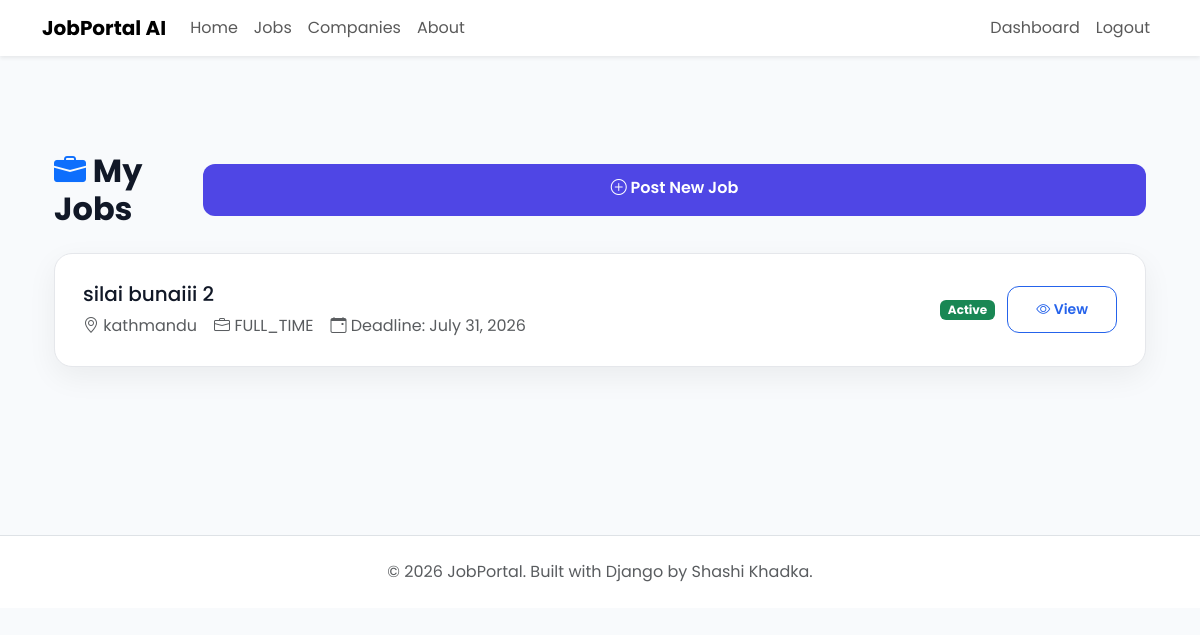
The page /jobs/my-jobs/ (signed in) on the database as committed earlier.
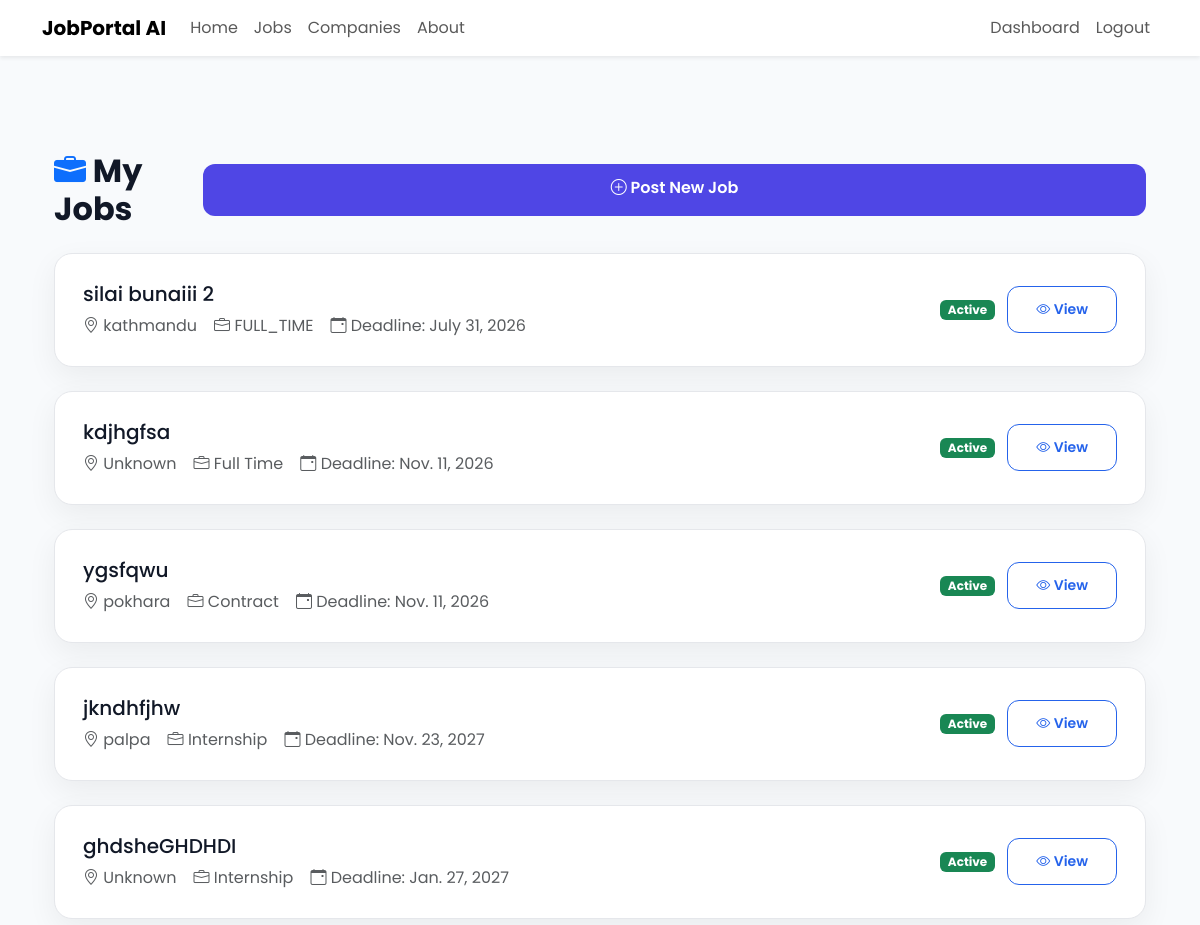
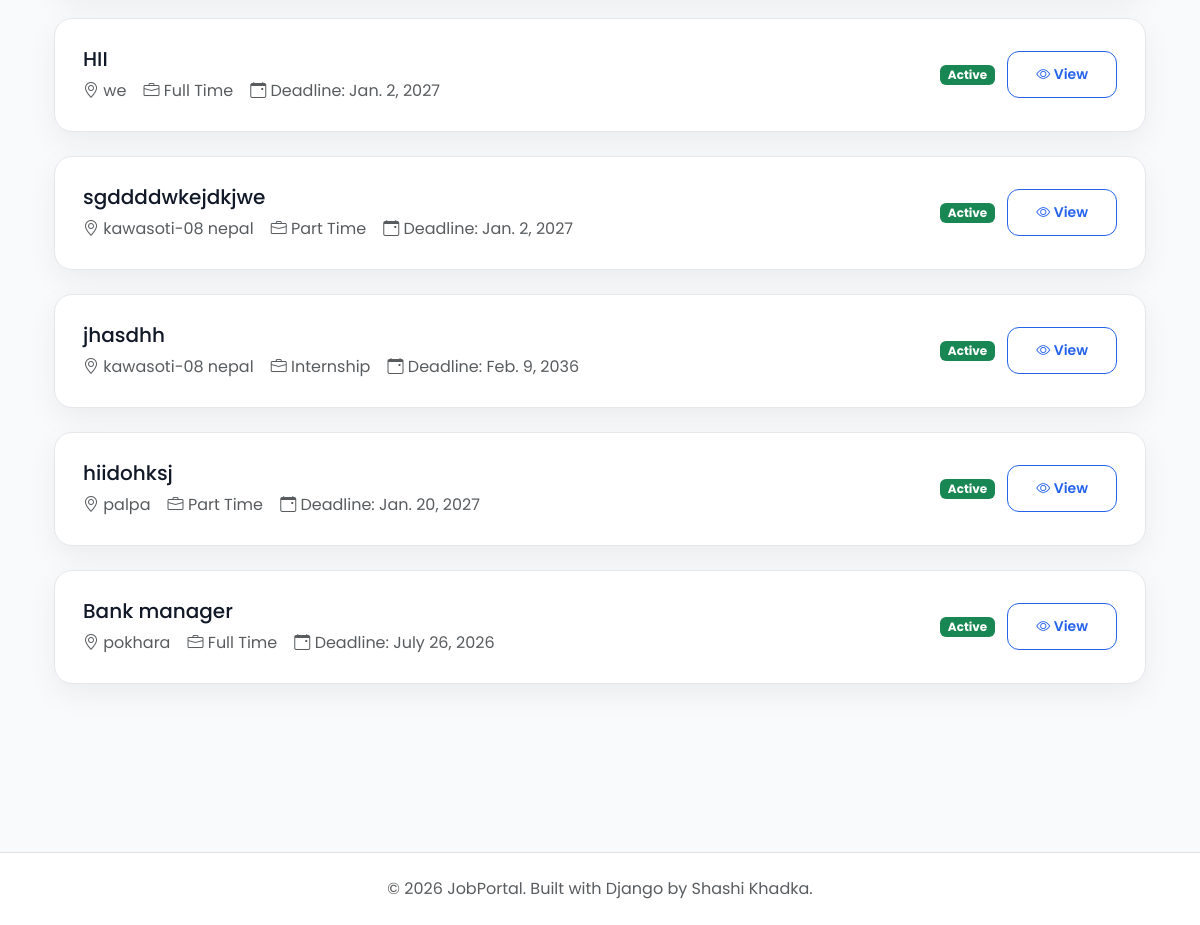
The same page on the database as committed later (2 pictures, top to bottom).
### jobs/models.py (models this page shows, shortened)
class Job(models.Model):
    class EmploymentType(models.TextChoices):
        FULL_TIME = "Full Time"
        PART_TIME = "Part Time"
        INTERNSHIP = "Internship"
        CONTRACT = "Contract"
    class ExperienceLevel(models.TextChoices):
        ENTRY =  "Entry Level"
        MID =  "Mid Level"
        SENIOR = "Senior Level"
    company = models.ForeignKey(Company,on_delete=models.CASCADE,related_name="jobs")
    title = models.CharField(max_length=200)
    slug = models.SlugField(unique=True,blank=True)
    description = models.TextField()
    location = models.CharField(max_length=150)
    employment_type = models.CharField(max_length=20,choices=EmploymentType.choices)
    experience_level = models.CharField( max_length=20, choices=ExperienceLevel.choices )
    salary_min = models.PositiveIntegerField()
    salary_max = models.PositiveIntegerField()
    vacancies = models.PositiveIntegerField(default=1)
    deadline = models.DateField()
    is_active = models.BooleanField(default=True)
    created_at = models.DateTimeField(auto_now_add=True)
    updated_at = models.DateTimeField(auto_now=True)

### jobs/views.py (the view)
# urls.py: path("my-jobs/", views.my_jobs, name="my-jobs"),
def my_jobs(request):
    jobs = request.user.company.jobs.all() if hasattr(request.user, "company") else []
    return render(request, "jobs/my_jobs.html", {"jobs": jobs})

### templates/jobs/my_jobs.html (shortened to what this page needs)
{% extends "base.html" %}
{% block content %}
<div class="container py-5">
    <div class="d-flex justify-content-between align-items-center mb-4">
        <h2 class="fw-bold mb-0">
            <i class="bi bi-briefcase-fill text-primary"></i>
            My Jobs
        </h2>
        <a href="{% url 'create-job' %}" class="btn btn-primary-custom">
            <i class="bi bi-plus-circle"></i> Post New Job
        </a>
    </div>
    {% if jobs %}
    {% for job in jobs %}
    <div class="job-card">
        <div class="row align-items-center">
            <div class="col-lg-7">
                <h5 class="mb-2">{{ job.title }}</h5>
                <p class="text-muted mb-0">
                    <i class="bi bi-geo-alt"></i>
                    {{ job.location }}
                    <i class="bi bi-briefcase"></i>
                    {{ job.get_employment_type_display }}
                    <i class="bi bi-calendar-event"></i>
                    Deadline: {{ job.deadline }}
                </p>
            </div>
            <div class="col-lg-5 text-lg-end mt-3 mt-lg-0">
                {% if job.is_active %}
                    <span class="badge bg-success me-2">Active</span>
                {% else %}
                    <span class="badge bg-danger me-2">Closed</span>
                {% endif %}
                <a href="{% url 'job-detail' job.pk %}" class="btn btn-sm btn-outline-primary">
                    <i class="bi bi-eye"></i> View
                </a>
            </div>
        </div>
    </div>
    {% endfor %}
    {% endif %}
</div>
{% endblock %}

### templates/base.html (shortened to what this page needs)
{% load static %}
<!DOCTYPE html>
<html lang="en">
<head>
    <link href="https://cdn.jsdelivr.net/npm/bootstrap@5.3.7/dist/css/bootstrap.min.css" rel="stylesheet">
    <link rel="stylesheet"
          href="https://cdn.jsdelivr.net/npm/bootstrap-icons@1.13.1/font/bootstrap-icons.min.css">
   <link rel="stylesheet" href="{% static 'css/variables.css' %}">
    <link rel="stylesheet" href="{% static 'css/main.css' %}">
    <link rel="stylesheet" href="{% static 'css/components.css' %}">
    <link rel="stylesheet" href="{% static 'css/forms.css' %}">
    <link rel="stylesheet" href="{% static 'css/style.css' %}">
    <link rel="stylesheet" href="{% static 'css/dashboard.css' %}">
    <link rel="stylesheet" href="{% static 'css/responsive.css' %}">
    <link rel="stylesheet" href="{% static 'css/auth.css' %}">
</head>
<body>
    {% include 'includes/navbar.html' %}
    <main class="py-5">
        <div class="container-lg">
            {% block content %}
            {% endblock %}
        </div>
    </main>
    {% include 'includes/footer.html' %}
</body>
</html>

### templates/includes/navbar.html (shortened to what this page needs)
<nav class="navbar navbar-expand-lg navbar-light bg-white shadow-sm">
<div class="container">
<a class="navbar-brand fw-bold"
   href="{% url 'home' %}">
JobPortal AI
</a>
<div class="collapse navbar-collapse"
id="navbar">
<ul class="navbar-nav me-auto">
<li class="nav-item">
<a class="nav-link"
href="{% url 'home' %}">
Home
</a>
</li>
<li class="nav-item">
<a class="nav-link"
href="{% url 'job-list' %}">
Jobs
</a>
</li>
<li class="nav-item">
<a class="nav-link"
href="{% url 'company-list' %}">
Companies
</a>
</li>
<li class="nav-item">
<a class="nav-link"
href="{% url 'about' %}">
About
</a>
</li>
</ul>
<ul class="navbar-nav">
{% if request.user.is_authenticated %}
<li class="nav-item">
{% if request.user.role == "RECRUITER" %}
<a class="nav-link"
href="{% url 'dashboard' %}">
Dashboard
</a>
{% elif request.user.role == "APPLICANT" %}
<a class="nav-link"
href="{% url 'applicant-dashboard' %}">
Dashboard
</a>
{% elif request.user.is_superuser or request.user.role == "ADMIN" %}
<a class="nav-link"href="/admin/">Dashboard</a>
{% endif %}
</li>
<li class="nav-item">
<a class="nav-link"href="{% url 'logout' %}">Logout</a>
</li>
{% endif %}
</ul>
</div>
</div>
</nav>

### templates/includes/footer.html
<footer class="py-4 mt-5 bg-white border-top">
    <div class="container-lg text-center">
        <p class="text-muted mb-0">
            © 2026 JobPortal.
            Built with Django by Shashi Khadka.
        </p>
    </div>
</footer>

### static/css/variables.css (style rules this page uses)
:root { --primary:#4F46E5; --primary-hover:#4338CA; --secondary:#6366F1; --success:#22C55E; --danger:#EF4444; --warning:#F59E0B; --dark:#0F172A; --gray:#64748B; --light:#F8FAFC; --white:#FFFFFF; --border:#E2E8F0; --shadow:0 8px 30px rgba(0,0,0,.08); --radius:12px; }

### static/css/main.css (style rules this page uses)
* { margin:0; padding:0; box-sizing:border-box; }
body { font-family:'Poppins',sans-serif; background:var(--light); color:var(--dark); }
a { text-decoration:none; }
.container-lg { width:95%; max-width:1300px; margin:auto; }

### static/css/components.css (style rules this page uses)
.btn-primary-custom { background:var(--primary); color:white; padding:12px 22px; border-radius:10px; border:none; transition:.3s; }

### static/css/style.css (style rules this page uses)
* { margin:0; padding:0; box-sizing:border-box; }
body { font-family:'Poppins',sans-serif; background:var(--light); color:var(--dark); }
a { text-decoration:none; }
.container-lg { width:95%; max-width:1300px; margin:auto; }

### static/css/dashboard.css (style rules this page uses)
:root { --primary:#4F46E5; --success:#22C55E; --warning:#F59E0B; --danger:#EF4444; --bg:#F6F8FC; --card:#ffffff; --text:#1E293B; --muted:#64748B; --border:#E5E7EB; }
body { background:var(--bg); }
:root { --primary:#2563eb; --primary-dark:#1d4ed8; --primary-light:#eef4ff; --success:#16a34a; --warning:#f59e0b; --danger:#ef4444; --text:#111827; --text-light:#6b7280; --border:#e5e7eb; --white:#ffffff; --background:#f8fafc; --radius:18px; --radius-sm:12px; --shadow:0 10px 30px rgba(0,0,0,.06); --shadow-hover:0 18px 40px rgba(37,99,235,.15); --transition:.25s ease; }
* { box-sizing:border-box; }
body { background:var(--background); font-family:"Poppins", sans-serif; color:var(--text); -webkit-font-smoothing:antialiased; }
a { text-decoration:none; transition:color var(--transition); }
.btn { transition:transform var(--transition), box-shadow var(--transition), background var(--transition); }
.btn-outline-primary { border:1.5px solid var(--primary); color:var(--primary); border-radius:var(--radius-sm); font-weight:600; padding:12px 28px; }
.job-card { background:#ffffff; border:1px solid var(--border); border-radius:var(--radius); padding:28px; height:100%; margin-bottom:24px; box-shadow:var(--shadow); transition:transform var(--transition), box-shadow var(--transition), border-color var(--transition); }

### static/css/auth.css (style rules this page uses)
.btn-primary-custom { width: 100%; height: 52px; border: none; border-radius: 12px; background: #4F46E5; color: white; font-weight: 600; transition: .3s; }

Rows that differ between the two databases and show on the page:
added Job: title "kdjhgfsa", location "Unknown", employment_type "Full Time", deadline "Nov. 11, 2026", is_active "Active"
added Job: title "ygsfqwu", location "pokhara", employment_type "Contract", deadline "Nov. 11, 2026", is_active "Active"
added Job: title "jkndhfjhw", location "palpa", employment_type "Internship", deadline "Nov. 23, 2027", is_active "Active"
added Job: title "ghdsheGHDHDI", location "Unknown", employment_type "Internship", deadline "Jan. 27, 2027", is_active "Active"
added Job: title "HII", location "we", employment_type "Full Time", deadline "Jan. 2, 2027", is_active "Active"
added Job: title "sgddddwkejdkjwe", location "kawasoti-08 nepal", employment_type "Part Time", deadline "Jan. 2, 2027", is_active "Active"
added Job: title "jhasdhh", location "kawasoti-08 nepal", employment_type "Internship", deadline "Feb. 9, 2036", is_active "Active"
added Job: title "hiidohksj", location "palpa", employment_type "Part Time", deadline "Jan. 20, 2027", is_active "Active"
added Job: title "Bank manager", location "pokhara", employment_type "Full Time", deadline "July 26, 2026", is_active "Active"
